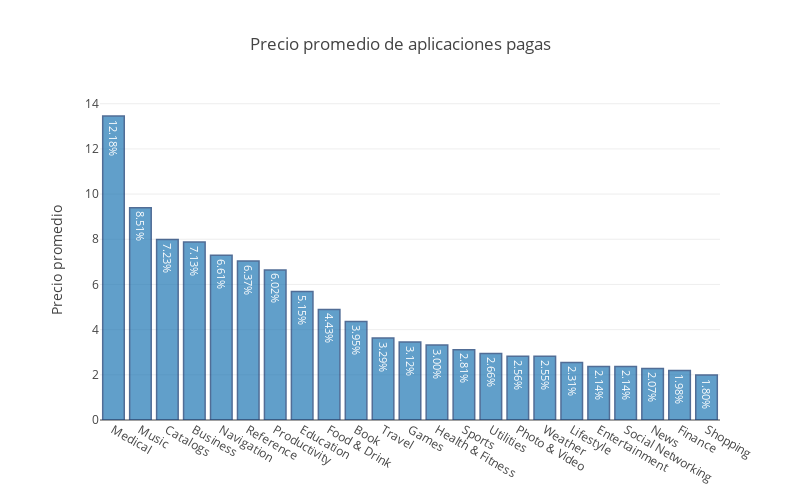

The notebook cell saved with this chart:
### Markdown cell above
Como se puede ver, la gran mayoría de apps son gratis; de las pagas los precios van hasta los USD 10, a partir de ahí ya hay muy pocos casos como para generalizar.

### Code cell
apps['isNotFree'] = apps['price'].apply(lambda x: 1 if x > 0 else 0)
df_app_notfree = apps[apps['isNotFree'] == 1]
df_app_free = apps[apps['isNotFree'] == 0]
cnt_srs = df_app_notfree[['prime_genre', 'price']].groupby('prime_genre').mean()['price'].sort_values(ascending=False)
text = ['{:.2f}%'.format(100 * (value / cnt_srs.sum())) for value in cnt_srs.values]

trace = go.Bar(
    x = cnt_srs.index,
    y = cnt_srs.values,
    text = text,
    marker = dict(
        line = dict(color='rgb(8, 48, 107)',
                    width = 1.5)
    ),
    opacity = 0.7
)
data = [trace]

layout = go.Layout(
    title = 'Precio promedio de aplicaciones pagas',
    margin = dict(
        l = 100
    ),
    yaxis = dict(
        title = 'Precio promedio'
    ),
    width = 800,
    height = 500
)

fig = go.Figure(data=data, layout=layout)
py.iplot(fig)

### Figure 1 — Plotly figure (JSON) as saved in the notebook; plotly's stock layout.template omitted (floating-point values rounded to 4 significant figures)
{"data": [{"marker": {"line": {"color": "rgb(8, 48, 107)", "width": 1.5}}, "opacity": 0.7, "text": ["12.18%", "8.51%", "7.23%", "7.13%", "6.61%", "6.37%", "6.02%", "5.15%", "4.43%", "3.95%", "3.29%", "3.12%", "3.00%", "2.81%", "2.66%", "2.56%", "2.55%", "2.31%", "2.14%", "2.14%", "2.07%", "1.98%", "1.80%"], "type": "bar", "uid": "a97415d7-8d6c-4422-9169-8fbee18505e2", "x": ["Medical", "Music", "Catalogs", "Business", "Navigation", "Reference", "Productivity", "Education", "Food & Drink", "Book", "Travel", "Games", "Health & Fitness", "Sports", "Utilities", "Photo & Video", "Weather", "Lifestyle", "Entertainment", "Social Networking", "News", "Finance", "Shopping"], "y": [13.46, 9.398, 7.99, 7.882, 7.298, 7.035, 6.645, 5.685, 4.89, 4.36, 3.63, 3.448, 3.317, 3.104, 2.94, 2.825, 2.819, 2.55, 2.368, 2.365, 2.284, 2.19, 1.99]}], "layout": {"height": 500, "margin": {"l": 100}, "title": "Precio promedio de aplicaciones pagas", "width": 800, "xaxis": {"autorange": true, "range": [-0.5, 22.5], "type": "category"}, "yaxis": {"autorange": true, "range": [0, 14.16], "title": "Precio promedio", "type": "linear"}}}
